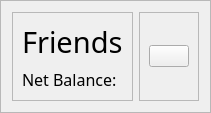
                         <widget class="QFrame" name="FriendsHeader">
                          <property name="frameShape">
                           <enum>QFrame::StyledPanel</enum>
                          </property>
                          <property name="frameShadow">
                           <enum>QFrame::Raised</enum>
                          </property>
                          <layout class="QHBoxLayout" name="horizontalLayout_59">
                           <item>
                            <widget class="QFrame" name="frame_67">
                             <property name="frameShape">
                              <enum>QFrame::StyledPanel</enum>
                             </property>
                             <property name="frameShadow">
                              <enum>QFrame::Raised</enum>
                             </property>
                             <layout class="QVBoxLayout" name="verticalLayout_88">
                              <item>
                               <widget class="QLabel" name="FriendsTitle">
                                <property name="font">
                                 <font>
                                  <family>Swis721 Blk BT</family>
                                  <pointsize>22</pointsize>
                                 </font>
                                </property>
                                <property name="text">
                                 <string>Friends</string>
                                </property>
                               </widget>
                              </item>
                              <item>
                               <widget class="QLabel" name="FriendsNetBalance">
                                <property name="font">
                                 <font>
                                  <family>Swis721 Blk BT</family>
                                  <pointsize>12</pointsize>
                                 </font>
                                </property>
                                <property name="text">
                                 <string>Net Balance:</string>
                                </property>
                               </widget>
                              </item>
                             </layout>
                            </widget>
                           </item>
                           <item alignment="Qt::AlignRight">
                            <widget class="QFrame" name="frame_68">
                             <property name="frameShape">
                              <enum>QFrame::StyledPanel</enum>
                             </property>
                             <property name="frameShadow">
                              <enum>QFrame::Raised</enum>
                             </property>
                             <layout class="QHBoxLayout" name="horizontalLayout_60">
                              <item>
                               <widget class="QPushButton" name="AddFriendsBtn">
                                <property name="toolTip">
                                 <string>Add Friends</string>
                                </property>
                                <property name="text">
                                 <string/>
                                </property>
                                <property name="icon">
                                 <iconset resource="resource2.qrc">
                                  <normaloff>:/icons2/icons2/user-plus.svg</normaloff>:/icons2/icons2/user-plus.svg</iconset>
                                </property>
                                <property name="iconSize">
                                 <size>
                                  <width>24</width>
                                  <height>24</height>
                                 </size>
                                </property>
                               </widget>
                              </item>
                             </layout>
                            </widget>
                           </item>
                          </layout>
                         </widget>
